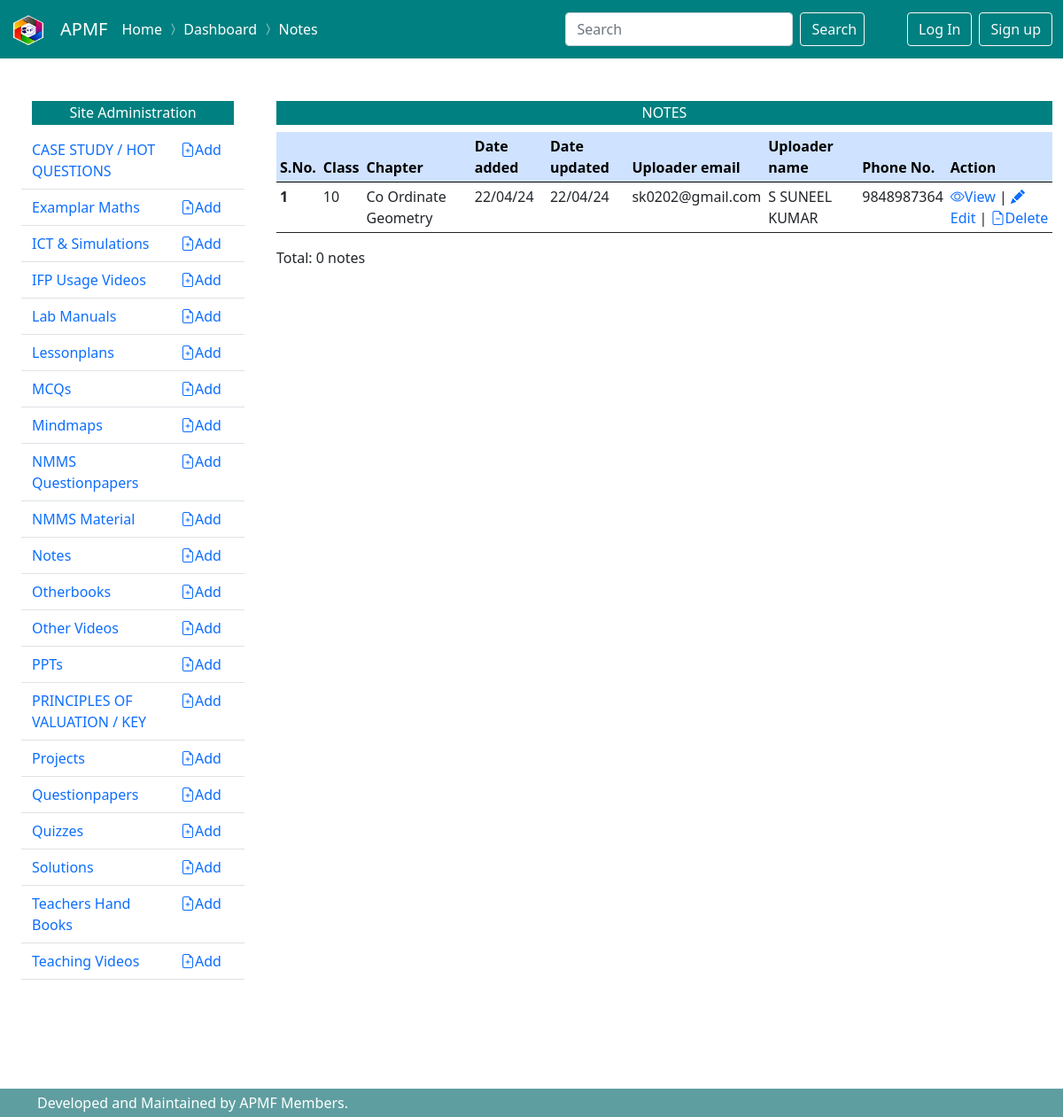
/dashboard/notes/, run on the app's committed database.
### notes/models.py (models this page shows, shortened)
class Notes(Item):
    chapter = models.CharField(max_length = 50)
    class Meta:
        ordering = [
            '-standard',
            'chapter',
        ]

### users/models.py (models this page shows, shortened)
class MyUser(AbstractBaseUser):
    email=models.EmailField(
        verbose_name ='email address',
        max_length = 255,
        unique = True,
    )
    phone_number = models.CharField(max_length=10, validators=[RegexValidator(regex='^(\+?\d{1,3})?[-.\s]?\(?\d{3}\)?[-.\s]?\d{3}[-.\s]?\d{4}$')])
    name = models.CharField(max_length=50)
    is_active = models.BooleanField(default=True)
    is_admin = models.BooleanField(default=False)
    objects = MyUserManager()
    USERNAME_FIELD = 'email'
    REQUIRED_FIELDS = ['phone_number', 'name']

### dashboard/views.py (the view)
# urls.py: path('dashboard/notes/', views.DashboardNotesListView.as_view(), name='dashboard_notes_list'),
class DashboardNotesListView(notes_views.NotesListView):
    template_name = 'dashboard/notes/list.html'
    success_url = reverse_lazy('dashboard_notes_list')

### notes/views.py (called while the page is built)
    def get_context_data(self, **kwargs):
        context = super().get_context_data(**kwargs)
        context['requests'] = Message.objects.filter(request_for = 'notes')
        return context

### dashboard/templates/dashboard/notes/list.html (shortened to what this page needs)
{% extends "dashboard/dashboard.html" %}
{% load static %}
{% block navigation %}
<span class="navbar-text" >
  <a href="{% url "home" %}" style ="text-decoration:none">Home</a>
  <i class="bi bi-chevron-compact-right"></i>
  <a href="{% url "dashboard" %}" style ="text-decoration:none">Dashboard</a>
  <i class="bi bi-chevron-compact-right"></i>
  <a href="#" style ="text-decoration:none">Notes</a>
</span>
{% endblock navigation %}
{% block content %}
<h6 class ="p-1 text-center" style="background-color:teal; color:white"> NOTES</h6>
<table class="table table-sm table-hover">
    <thead class="table-primary" >
      <tr  >
        <th scope="col">S.No.</th>
        <th scope="col">Class</th>
        <th scope="col">Chapter</th>
        <th scope="col">Date added</th>
        <th scope="col">Date updated</th>
        <th scope="col">Uploader email</th>
        <th scope="col">Uploader name</th>
        <th scope="col">Phone No.</th>
        <th scope="col">Action</th>
      </tr>
    </thead>
    <tbody>
        {% for note in  notes %}
      <tr>
        <th scope="row">{{forloop.counter}}</th>
        <td>{{note.standard}}</td>
        <td>{{note.chapter|title}}</td>
        <td>{{note.date_added|date:'d/m/y'}}</td>
        <td>{{note.date_updated|date:'d/m/y'}}</td>
        <td>{{note.uploaded_by.email}}</td>
        <td>{{note.uploaded_by.name|upper}}</td>
        <td>{{note.uploaded_by.phone_number}}</td>
        <td><a style="text-decoration:none;" href= '{{ note.file.url }}'><i class="bi bi-eye"></i>View </a>|
          <a style="text-decoration:none;" href= '{% url "dashboard_notes_update" note.pk %}'><i class="bi bi-pencil-fill"></i>Edit </a>|
          <a style="text-decoration:none;" href= '{% url "dashboard_notes_delete" note.pk %}'><i class="bi bi-file-earmark-minus"></i>Delete </a> </td>
      </tr>
      {% endfor %}
      </table>
      Total: {{note|length}} note{{note|length|pluralize:'s'}}
{% endblock content %}

### data on the page
Notes: standard "10", chapter "Co Ordinate Geometry", date_added "22/04/24", date_updated "22/04/24", uploaded_by.email "sk0202@gmail.com", uploaded_by.name "S SUNEEL KUMAR", uploaded_by.phone_number "9848987364"

### other printed values
{{ note|length }} "0"
